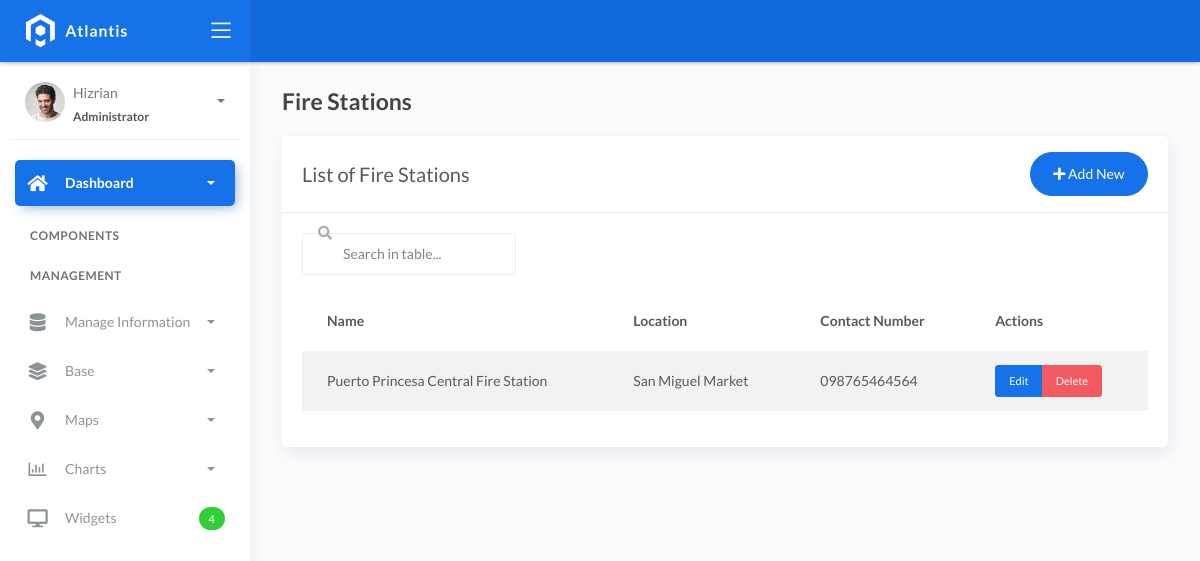
Page /firestations/ on the earlier database version.
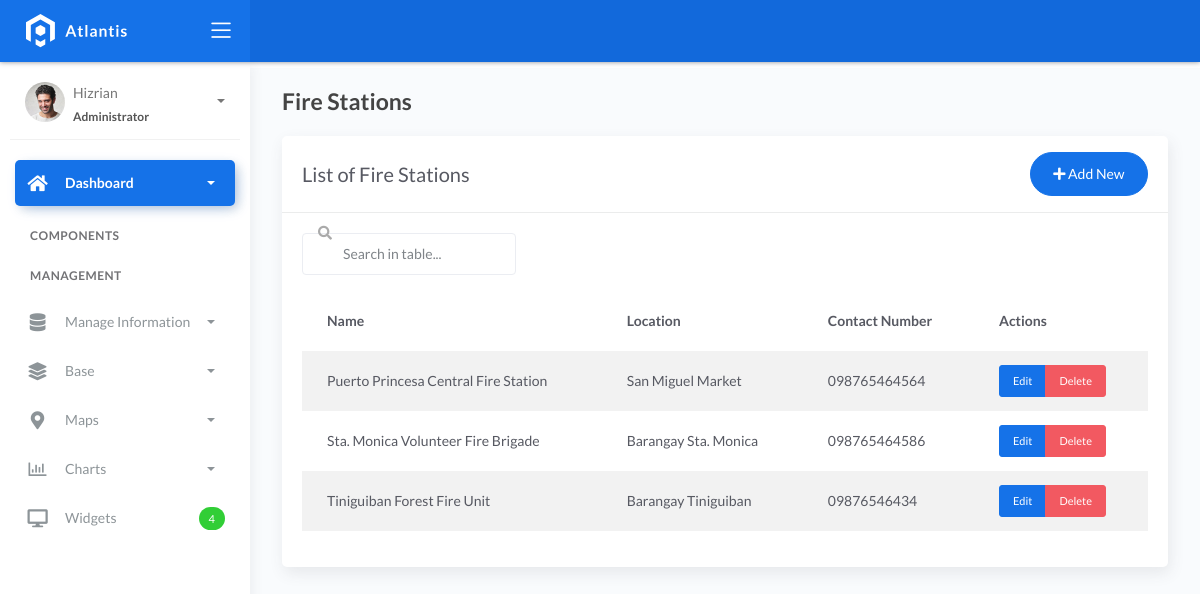
Same page on the later database version.
### mainsite/models.py (models this page shows, shortened)
class FireStation(models.Model):
    name = models.CharField(max_length=100)
    location = models.ForeignKey(Location, on_delete=models.CASCADE)
    contact_number = models.CharField(max_length=20)

class Location(models.Model):
    address = models.CharField(max_length=200)
    latitude = models.DecimalField(max_digits=9, decimal_places=6)
    longitude = models.DecimalField(max_digits=9, decimal_places=6)
    def __str__(self):
        return self.address

### mainsite/views.py (the view)
# urls.py: path('firestations/', views.firestation_list, name='firestation-list'),
def firestation_list(request):
    stations = FireStation.objects.all()
    return render(request, 'management/firestation_list.html', {'stations': stations})

### templates/management/firestation_list.html
{% extends 'management/base_list.html' %}
{% block page_title %}Fire Stations{% endblock %}
{% block list_title %}List of Fire Stations{% endblock %}
{% block add_url %}{% url 'firestation-add' %}{% endblock %}
{% block table_content %}
<thead>
    <tr>
        <th>Name</th>
        <th>Location</th>
        <th>Contact Number</th>
        <th>Actions</th>
    </tr>
</thead>
<tbody>
    {% for station in stations %}
    <tr>
        <td>{{ station.name }}</td>
        <td>{{ station.location }}</td>
        <td>{{ station.contact_number }}</td>
        <td>
            <div class="btn-group" role="group">
                <a href="{% url 'firestation-edit' station.pk %}" class="btn btn-primary btn-sm">Edit</a>
                <a href="{% url 'firestation-delete' station.pk %}" class="btn btn-danger btn-sm">Delete</a>
            </div>
        </td>
    </tr>
    {% endfor %}
</tbody>
{% endblock %}

Differences in the rows shown:
added FireStation: name "Sta. Monica Volunteer Fire Brigade", location "Barangay Sta. Monica", contact_number "098765464586"
added FireStation: name "Tiniguiban Forest Fire Unit", location "Barangay Tiniguiban", contact_number "09876546434"
